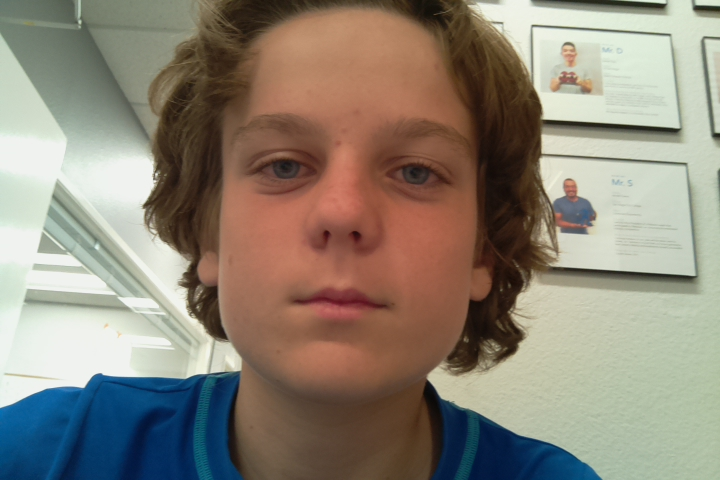
#> input picture recipe/hi.jpg, 720 x 480 px
$ jupyter execute Untitled1.ipynb
#> lines starting #> are read from the running program, lines starting #| are printed output that depends on the picture
[cell 1]
import cv2
import IPython.display
import PIL.Image
me = cv2.imread('hi.jpg')
#> me is the input picture: shape (480, 720, 3); mean B, G, R 118.8, 132.3, 141.2
me = cv2.cvtColor(me, cv2.COLOR_BGR2RGB)
cv2.circle(me,(420,175), 23, (255,0,0), -1)
cv2.circle(me,(280,165), 24, (255,0,0), -1)
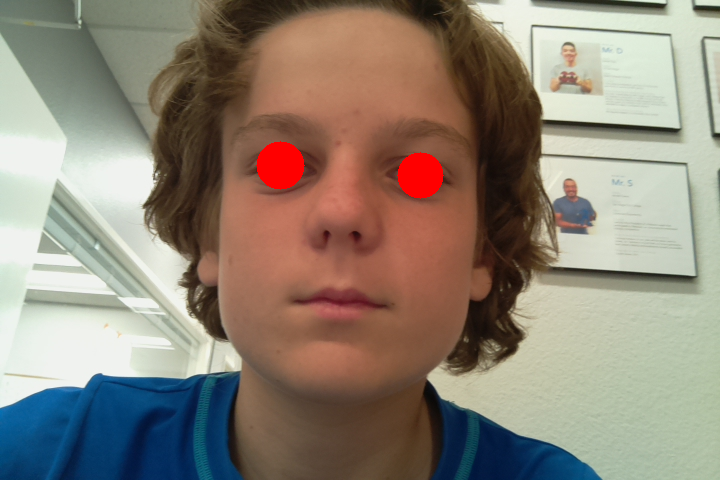
#> me: shape (480, 720, 3); mean R, G, B 142.8, 131.7, 118.3
IPython.display.display(PIL.Image.fromarray(me))
